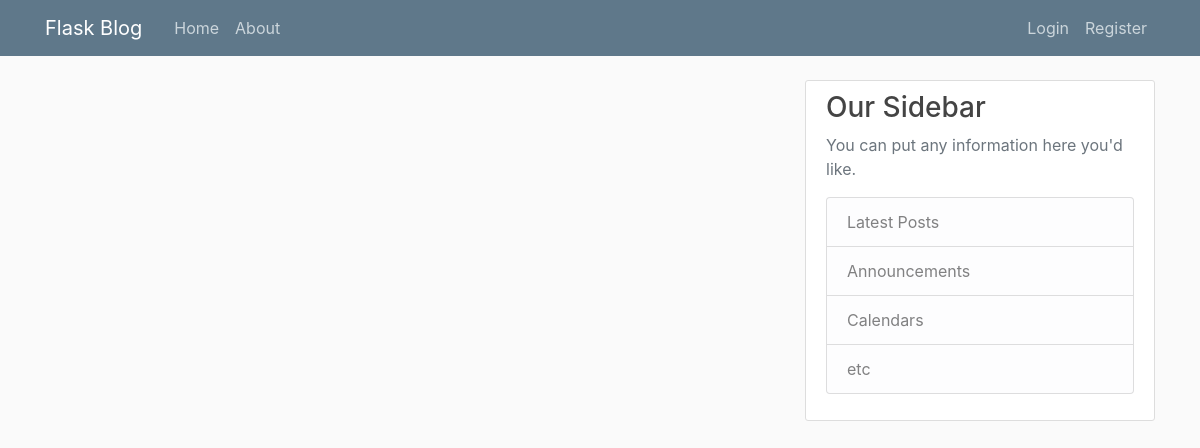
The app's page /home, older data.
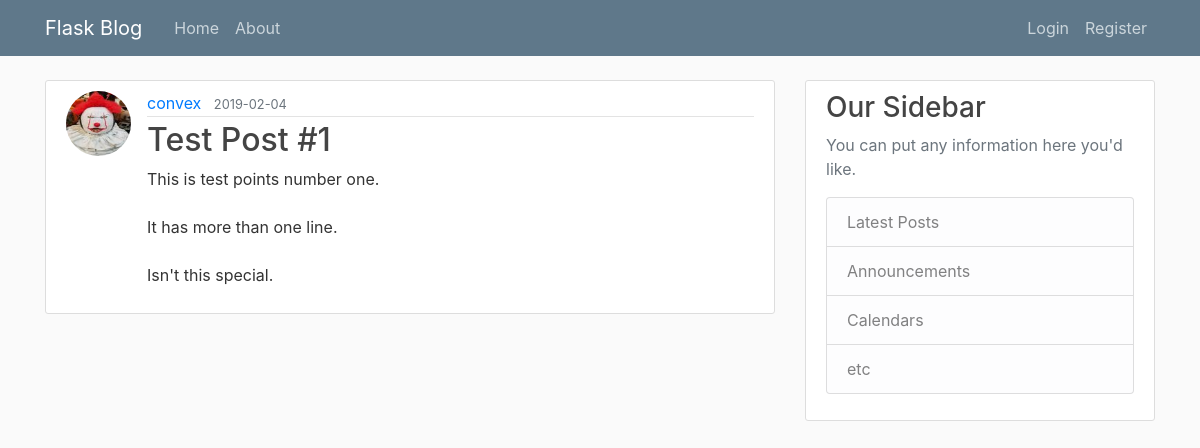
The same page, newer data.
### flaskblog/models.py (models this page shows, shortened)
class Post(db.Model):
    id = db.Column(db.Integer, primary_key=True)
    title = db.Column(db.String(100), nullable=False)
    date_posted = db.Column(db.DateTime, nullable=False, default=datetime.utcnow)
    content = db.Column(db.Text, nullable=False)
    user_id = db.Column(db.Integer, db.ForeignKey('user.id'), nullable=False)

class User(db.Model, UserMixin):
    id = db.Column(db.Integer, primary_key=True)
    username = db.Column(db.String(20), unique=True, nullable=False)
    email = db.Column(db.String(120), unique=True, nullable=False)
    image_file = db.Column(db.String(20), nullable=False, default='default.jpg')
    password = db.Column(db.String(60), nullable=False)
    posts = db.relationship('Post', backref='author', lazy=True)

### flaskblog/routes.py (the view)
@app.route("/")
@app.route("/home")
def home():
    posts = Post.query.all()
    return render_template('home.html', posts=posts)

### flaskblog/templates/home.html
{% extends "layout.html" %}
{% block content %}
    {% for post in posts %}
        <article class="media content-section">
          <img class="rounded-circle article-img" src=" {{ url_for('static', filename='profile_pics/' + post.author.image_file) }} ">
          <div class="media-body">
            <div class="article-metadata">
              <a class="mr-2" href="#">{{ post.author.username }}</a>
              <small class="text-muted">{{ post.date_posted.strftime('%Y-%m-%d') }}</small>
            </div>
            <h2><a class="article-title" href="{{ url_for('post', post_id=post.id) }}">{{ post.title }}</a></h2>
            <p class="article-content">{{ post.content }}</p>
          </div>
        </article>
    {% endfor %}
{% endblock content %}

Row changes from the older to the newer data that the page shows:
added Post: image_file (picture), author.username "convex", date_posted "2019-02-04", title "Test Post #1", content "This is test points number one. It has more than one line. Isn't this special."
